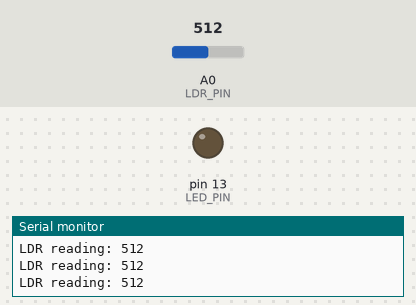
This program was run on a simulated Arduino Uno, built with avr-gcc and run on an emulated ATmega328P. Parts: output pins drawn as LEDs (lit = HIGH), the last lines printed to the serial monitor. The test bench sets the inputs (shaded band); at power-on: A0 (LDR_PIN) = 512.

Above: at 1.2 s.
1.3 s: A0 (LDR_PIN) set to 485
At 2.1 s:
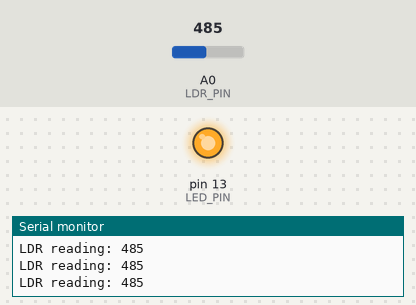
2.9 s: A0 (LDR_PIN) set to 510
At 3.4 s:
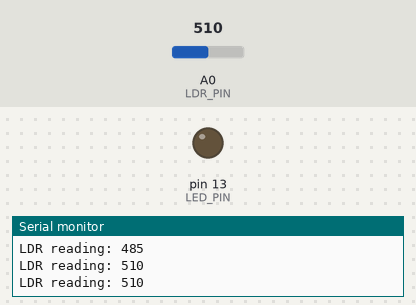
4.5 s: A0 (LDR_PIN) set to 490
At 5.9 s:
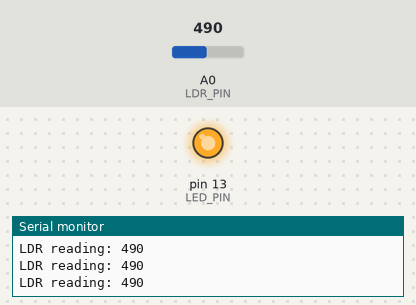
Timing chart, 0 to 7.5 s (numbered marks = the images above; inputs shaded):
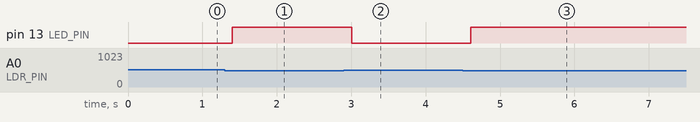

The program:

main.cpp
```cpp
/**
 * @author José Dihego da Silva Oliveira - josedihego.net
 * @brief Light-dependent resistor example for Arduino.
 * Reads the LDR value from analog pin A0 and turns the built-in LED
 * on or off depending on ambient light level.
 */
#include <Arduino.h>

const int LDR_PIN = A0;     // Analog pin connected to the LDR voltage divider
const int LED_PIN = 13;     // On-board LED pin on most Arduino boards

const int THRESHOLD = 500;  // Light threshold for switching the LED on/off

void setup()
{
  // Configure the LED pin as an output and start serial diagnostics.
  pinMode(LED_PIN, OUTPUT);
  Serial.begin(9600);
}

void loop()
{
  int ldrReading = analogRead(LDR_PIN);

  Serial.print("LDR reading: ");
  Serial.println(ldrReading);

  if (ldrReading < THRESHOLD)
  {
    // When the reading is below the threshold, it is dark.
    // Turn the LED on to indicate low light.
    digitalWrite(LED_PIN, HIGH);
  }
  else
  {
    // When the reading is above the threshold, it is bright.
    // Turn the LED off to conserve power.
    digitalWrite(LED_PIN, LOW);
  }

  // Wait a short time before taking the next measurement.
  delay(200);
}
```

Measured:
- the behaviour switches between 500 and 499 on A0 (LDR_PIN) (found by bisection; images 0 and 1)
- after the input at 1.3 s, pin 13 (LED_PIN): LOW → HIGH after 0.10 s
- after the input at 2.9 s, pin 13 (LED_PIN): HIGH → LOW after 0.11 s
- after the input at 4.5 s, pin 13 (LED_PIN): LOW → HIGH after 0.11 s
